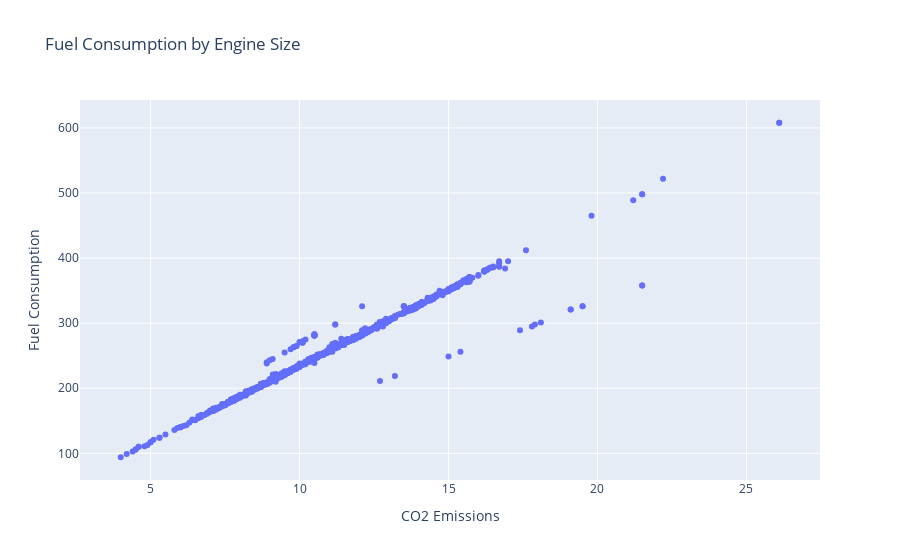

Here is the notebook cell this chart was saved with:
### Code cell
fig = go.Figure()
fig.add_trace(go.Scatter(x=df['Fuel Consumption'], y=df['CO2 Emissions'],mode='markers'))
fig.update_layout(title=f"Fuel Consumption by Engine Size", yaxis_title='Fuel Consumption', xaxis_title='CO2 Emissions')
fig.show()

### Figure 1 — Plotly figure (JSON) as saved in the notebook; plotly's stock layout.template omitted (floating-point values rounded to 4 significant figures; data arrays with more than 128 entries replaced by an {"elided": "..."} marker saying what was removed)
{"data": [{"mode": "markers", "type": "scatter", "x": {"elided": "955 float values"}, "y": {"elided": "955 int values"}}], "layout": {"title": {"text": "Fuel Consumption by Engine Size"}, "xaxis": {"title": {"text": "CO2 Emissions"}}, "yaxis": {"title": {"text": "Fuel Consumption"}}}}
